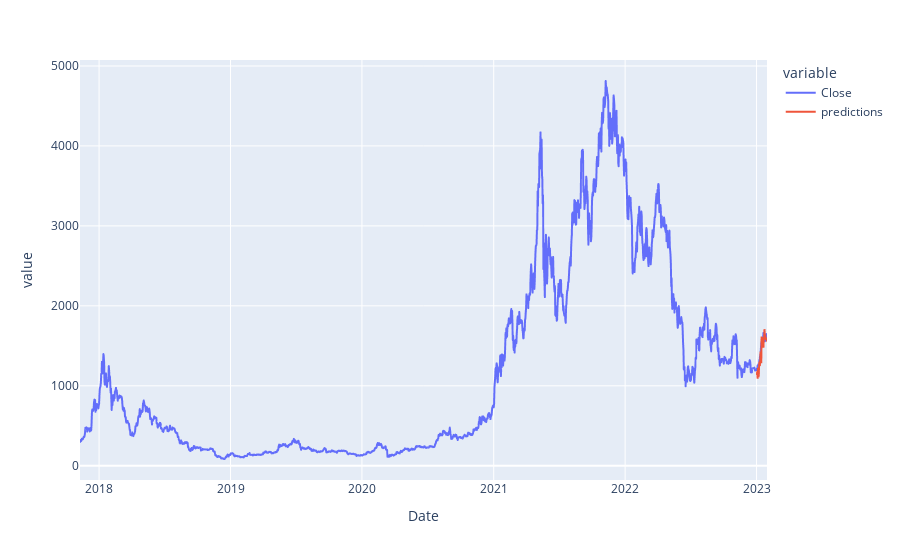

The notebook cell this image was saved under:
### Code cell
results_df = df[['Date']]
results_df = results_df[results_df['Date'] > split]
results_df['predictions'] = wf_preds
results_df = results_df.set_index('Date').join(df[['Date', feat_ex]].set_index('Date'), how='outer')
px.line(results_df, x=results_df.index, y=[feat_ex, 'predictions'])

### Figure 1 — Plotly figure (JSON) as saved in the notebook; plotly's stock layout.template omitted (floating-point values rounded to 4 significant figures; data arrays with more than 128 entries replaced by an {"elided": "..."} marker saying what was removed)
{"data": [{"hovertemplate": "variable=Close<br>Date=%{x}<br>value=%{y}<extra></extra>", "legendgroup": "Close", "line": {"color": "#636efa", "dash": "solid"}, "marker": {"symbol": "circle"}, "mode": "lines", "name": "Close", "showlegend": true, "type": "scattergl", "x": {"elided": "1909 str values"}, "xaxis": "x", "y": {"elided": "1909 float values"}, "yaxis": "y"}, {"hovertemplate": "variable=predictions<br>Date=%{x}<br>value=%{y}<extra></extra>", "legendgroup": "predictions", "line": {"color": "#EF553B", "dash": "solid"}, "marker": {"symbol": "circle"}, "mode": "lines", "name": "predictions", "showlegend": true, "type": "scattergl", "x": {"elided": "1909 str values"}, "xaxis": "x", "y": {"elided": "1909 float values"}, "yaxis": "y"}], "layout": {"legend": {"title": {"text": "variable"}, "tracegroupgap": 0}, "margin": {"t": 60}, "xaxis": {"anchor": "y", "domain": [0, 1], "title": {"text": "Date"}}, "yaxis": {"anchor": "x", "domain": [0, 1], "title": {"text": "value"}}}}
